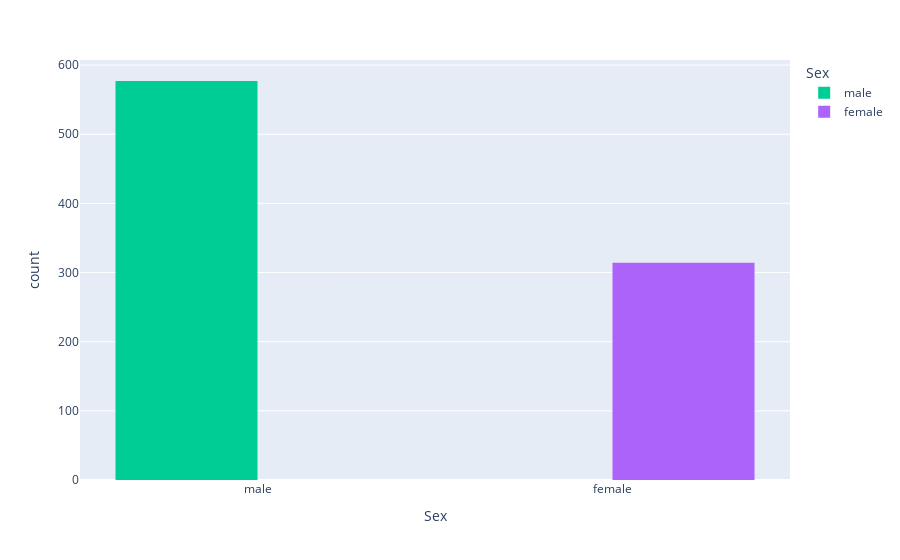

Here is the notebook cell this chart was saved with:
### Code cell
fig1 = px.histogram(data, x='Sex', color='Sex', barmode='group', category_orders={"Sex": [0, 1]})
fig1.show()

### Figure 1 — Plotly figure (JSON) as saved in the notebook; plotly's stock layout.template omitted (floating-point values rounded to 4 significant figures; data arrays with more than 128 entries replaced by an {"elided": "..."} marker saying what was removed)
{"data": [{"alignmentgroup": "True", "bingroup": "x", "hovertemplate": "Sex=%{x}<br>count=%{y}<extra></extra>", "legendgroup": "male", "marker": {"color": "#00cc96", "pattern": {"shape": ""}}, "name": "male", "offsetgroup": "male", "orientation": "v", "showlegend": true, "type": "histogram", "x": {"elided": "577 str values"}, "xaxis": "x", "yaxis": "y"}, {"alignmentgroup": "True", "bingroup": "x", "hovertemplate": "Sex=%{x}<br>count=%{y}<extra></extra>", "legendgroup": "female", "marker": {"color": "#ab63fa", "pattern": {"shape": ""}}, "name": "female", "offsetgroup": "female", "orientation": "v", "showlegend": true, "type": "histogram", "x": {"elided": "314 str values"}, "xaxis": "x", "yaxis": "y"}], "layout": {"autosize": true, "barmode": "group", "legend": {"title": {"text": "Sex"}, "tracegroupgap": 0}, "margin": {"t": 60}, "xaxis": {"anchor": "y", "autorange": true, "categoryarray": [0, 1, "male", "female"], "categoryorder": "array", "domain": [0, 1], "range": [1.5, 3.5], "title": {"text": "Sex"}, "type": "category"}, "yaxis": {"anchor": "x", "autorange": true, "domain": [0, 1], "range": [0, 607.4], "title": {"text": "count"}}}}
